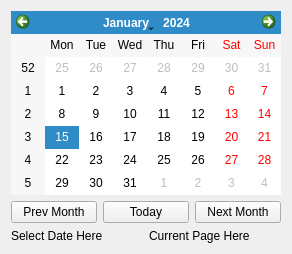
<?xml version="1.0" encoding="UTF-8"?>
<ui version="4.0">
 <class>Form</class>
 <widget class="QWidget" name="Form">
  <property name="geometry">
   <rect>
    <x>0</x>
    <y>0</y>
    <width>292</width>
    <height>254</height>
   </rect>
  </property>
  <property name="windowTitle">
   <string>Calendar</string>
  </property>
  <layout class="QGridLayout" name="gridLayout">
   <item row="0" column="0">
    <layout class="QVBoxLayout" name="verticalLayout">
     <item>
      <widget class="QCalendarWidget" name="calendarWidget_Test"/>
     </item>
     <item>
      <layout class="QHBoxLayout" name="horizontalLayout">
       <item>
        <widget class="QPushButton" name="btn_prevMonth">
         <property name="text">
          <string>Prev Month</string>
         </property>
        </widget>
       </item>
       <item>
        <widget class="QPushButton" name="btn_today">
         <property name="text">
          <string>Today</string>
         </property>
        </widget>
       </item>
       <item>
        <widget class="QPushButton" name="btn_nextMonth">
         <property name="text">
          <string>Next Month</string>
         </property>
        </widget>
       </item>
      </layout>
     </item>
     <item>
      <layout class="QHBoxLayout" name="horizontalLayout_2">
       <item>
        <widget class="QLabel" name="lbl_selectedDate">
         <property name="text">
          <string>Select Date Here</string>
         </property>
        </widget>
       </item>
       <item>
        <widget class="QLabel" name="lbl_currentPage">
         <property name="text">
          <string>Current Page Here</string>
         </property>
        </widget>
       </item>
      </layout>
     </item>
    </layout>
   </item>
  </layout>
 </widget>
 <resources/>
 <connections/>
</ui>
